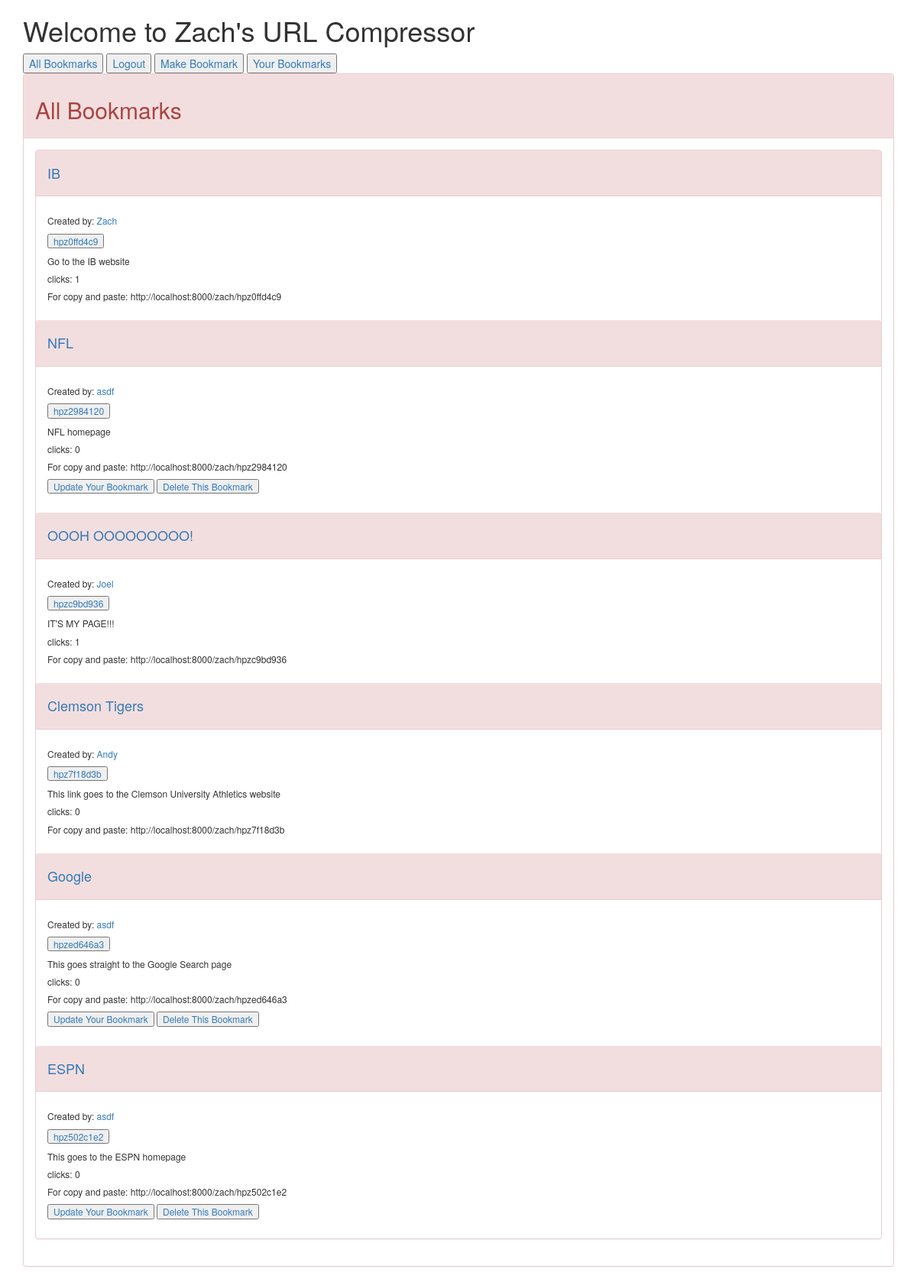
The app's page / (signed in) with its own data.
### compressor/models.py (models this page shows)
class Bookmark(models.Model):
    author = models.ForeignKey(User)
    long_url = models.URLField()
    short_url = models.CharField(max_length=50 )
    created = models.DateTimeField(auto_now_add=True)
    description = models.TextField(null=True)
    title = models.CharField(max_length=25)
    objects = BookmarkManager()
    @property
    def click_count(self):
        return self.click_set.all().count()
    class Meta:
        ordering = ["-created"]

### compressor/views.py (the view)
# urls.py: url(r'^$', BookmarkListView.as_view(), name='bookmark_list'),
class BookmarkListView(ListView):
    model = Bookmark

### compressor/templates/compressor/bookmark_list.html (shortened to what this page needs)
{% extends 'base.html' %}
{% block content %}
        <div class="row">
            <div class="col-md-12">
                <div class="panel panel-danger">
                    <div class="panel-heading">
                        <h2>All Bookmarks</h2>
                    </div>
                    <div class="panel-body">
                    <div class="panel panel-danger">
                            {% for bookmark in object_list %}
                            <div class="panel-heading">
                                <h4>
                                    <a href="{% url 'bookmark_detail' bookmark.id %}">
                                        {{ bookmark.title}}
                                    </a>
                                </h4>
                            </div>
                            <div class="panel-body">
                                <h6> Created by:
                                    <a href="{% url 'user_bookmark_list' bookmark.author_id%}">
                                        {{ bookmark.author }}
                                    </a>
                                </h6>
                                <h6>
                                    <form action="{% url 'click' bookmark.id %}" method="post">
                                        <a href="{{ bookmark.long_url }}">
                                            <input type="submit" value="{{ bookmark.short_url }}">
                                        </a>
                                    </form>
                                </h6>
                                <h6>{{ bookmark.description }}</h6>
                                <h6>clicks: {{ bookmark.click_count }}</h6>
                                <H6>For copy and paste: http://localhost:8000/zach/{{ bookmark.short_url }}</H6>
                                <h6>
                                    {% if request.user == bookmark.author %}
                                        <button class="button-default">
                                            <a href="{% url 'bookmark_update' bookmark.id %}">
                                                Update Your Bookmark
                                            </a>
                                        </button>
                                        <button class="button-default">
                                            <a href="{% url 'bookmark_delete ' bookmark.id%}">
                                                Delete This Bookmark
                                            </a>
                                        </button>
                                    {% endif %}
                                </h6>
                            </div>
                            {% endfor %}
                            </div>
                        </div>
                    </div>
                    </div>
                </div>
            </div>
{% endblock %}

### records on screen
Bookmark: title "IB", author "Zach", short_url "hpz0ffd4c9", description "Go to the IB website", click_count "1"
Bookmark: title "NFL", author "asdf", short_url "hpz2984120", description "NFL homepage", click_count "0", shows "Update Your Bookmark"
Bookmark: title "OOOH OOOOOOOOO!", author "Joel", short_url "hpzc9bd936", description "IT'S MY PAGE!!!", click_count "1"
Bookmark: title "Clemson Tigers", author "Andy", short_url "hpz7f18d3b", description "This link goes to the Clemson University Athletics website", click_count "0"
Bookmark: title "Google", author "asdf", short_url "hpzed646a3", description "This goes straight to the Google Search page", click_count "0", shows "Update Your Bookmark"
Bookmark: title "ESPN", author "asdf", short_url "hpz502c1e2", description "This goes to the ESPN homepage", click_count "0", shows "Update Your Bookmark"
